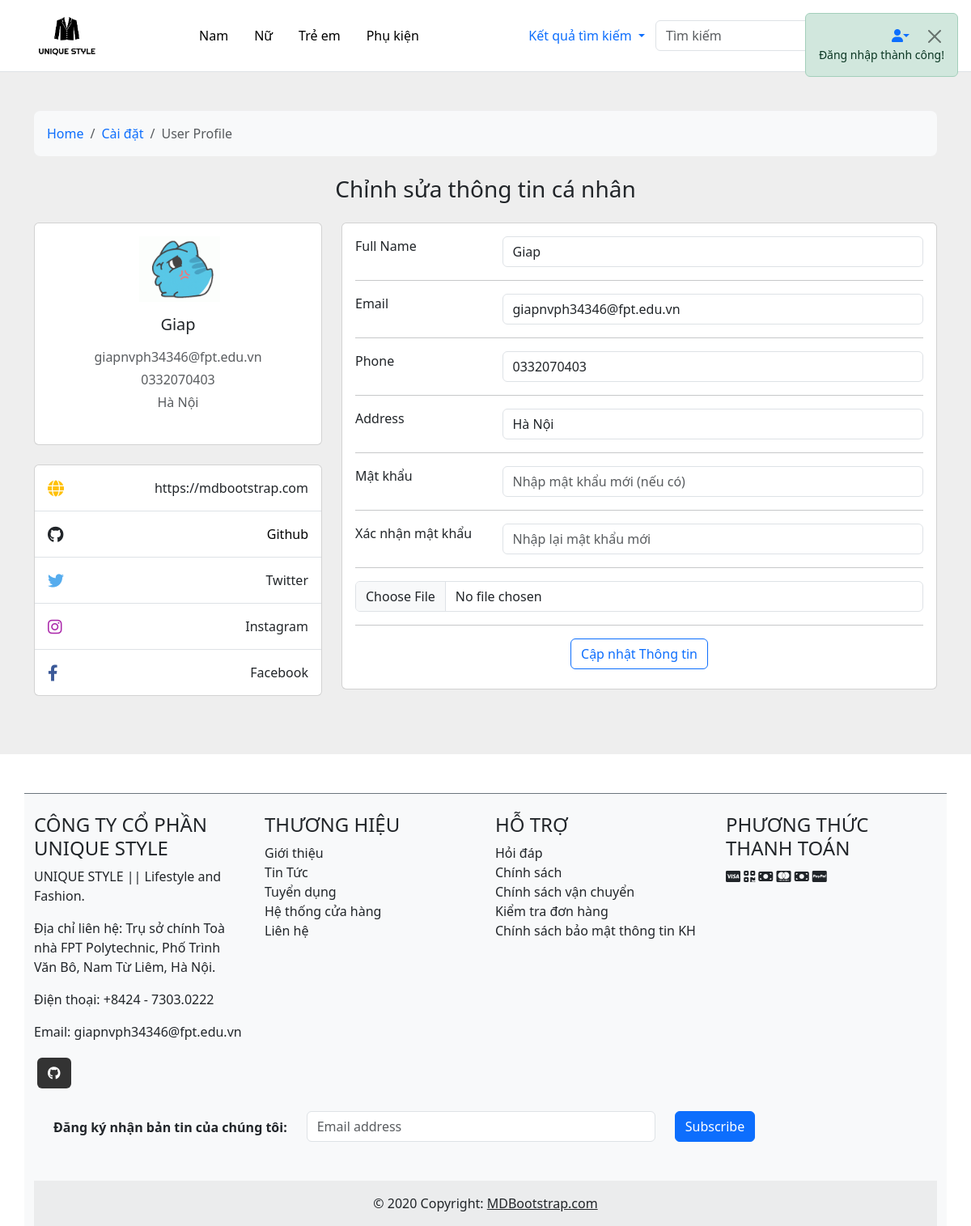
The app's page /client-page/index.php?act=profile (signed in) with its own data.
### tables this page shows
CREATE TABLE `categories` (
  `CategoryID` int NOT NULL,
  `categoryName` varchar(100) NOT NULL
);

CREATE TABLE `users` (
  `id` int NOT NULL,
  `name` varchar(255) NOT NULL,
  `email` varchar(255) NOT NULL,
  `password` varchar(255) NOT NULL,
  `phoneNumber` varchar(11) NOT NULL,
  `address` text NOT NULL,
  `roleID` int NOT NULL,
  `image` text NOT NULL
);

### client-page/index.php (called while the page is built, shortened)
<?php
require_once '../common/function.php';
$router = new Router();
require_once '../controllers/user/UserController.php';
require_once '../models/users/user.php';
require_once '../models/category.php';
$act = $_GET['act'] ?? '/';
$router->add('/', 'PageController', 'index');
require_once '../routes/user/user.php';
$router->dispatch($act);

### common/function.php (called while the page is built)
<?php
function connectDB()
{
    $host   = DB_HOST;
    $dbname = DB_NAME;
    try {
        $conn = new PDO(
            "mysql:host=$host; dbname=$dbname",
            DB_USERNAME,
            DB_PASSWORD
        );
        $conn->setAttribute(PDO::ATTR_ERRMODE, PDO::ERRMODE_EXCEPTION);
        $conn->setAttribute(PDO::ATTR_DEFAULT_FETCH_MODE, PDO::FETCH_ASSOC);
        return $conn;
    } catch (\PDOException $e) {
        echo 'lỗi kết nối cơ sở dữ liệu' . $e->getMessage();
    }
}
?>

### models/category.php (called while the page is built, shortened)
<?php
class CategoryManager
{
    private $conn;
    public function __construct()
    {
        $this->conn = connectDB();
    }
    public function showCategories()
    {
        $sql = "SELECT CategoryID, categoryName FROM categories";
        $stmt = $this->conn->query($sql);
        return $stmt->fetchAll(PDO::FETCH_ASSOC);
    }
}

### models/users/user.php (called while the page is built, shortened)
<?php
class User
{
    public $conn;
    public function __construct()
    {
        $this->conn = connectDB();
    }
    public function getDetail($id)
    {
        try {
            $sql_detail = "SELECT u.*, r.RoleName
            FROM users u
            LEFT JOIN roles r ON u.RoleID = r.RoleID
            WHERE u.id = :id";
            $stmt = $this->conn->prepare($sql_detail);
            $stmt->bindParam(':id', $id, PDO::PARAM_INT);
            $stmt->execute();
            return $stmt->fetch();
        } catch (PDOException $e) {
            echo 'Lỗi: ' . $e->getMessage();
            return false;
        }
    }
    public function __destruct()
    {
        $this->conn = null;
    }
}

### client-page/views/proFile/proFile.php (the view, shortened to what this page needs)
<section style="background-color: #eee;">
    <div class="container py-5">
        <div class="row">
            <div class="col">
                <nav aria-label="breadcrumb" class="bg-body-tertiary rounded-3 p-3 mb-4">
                    <ol class="breadcrumb mb-0">
                        <li class="breadcrumb-item"><a href="../client-page" style="text-decoration: none;">Home</a></li>
                        <li class="breadcrumb-item"><a href="#" style="text-decoration: none;">Cài đặt</a></li>
                        <li class="breadcrumb-item active" aria-current="page">User Profile</li>
                    </ol>
                </nav>
            </div>
        </div>
        <h3 class="text-center mb-4">Chỉnh sửa thông tin cá nhân</h3>
        <form action="?act=update-Profile" method="POST" enctype="multipart/form-data">
            <div class="row">
                <div class="col-lg-4">
                    <div class="card mb-4">
                        <div class="card-body text-center">
                            <div class="mb-3">
                                <img src="<?= $userDetail['image']; ?>" alt="Hình ảnh" width="100px" class="img-fluid">
                            </div>
                            <h5 class="my-3"><?= $userDetail['name'] ?></h5>
                            <p class="text-muted mb-1"><?= $userDetail['email'] ?></p>
                            <p class="text-muted mb-1"><?= $userDetail['phoneNumber'] ?></p>
                            <p class="text-muted mb-4"><?= $userDetail['address'] ?></p>
                        </div>
                    </div>
                    <div class="card mb-4">
                        <ul class="list-group list-group-flush rounded-3">
                            <li class="list-group-item d-flex justify-content-between align-items-center p-3">
                                <i class="fas fa-globe fa-lg text-warning"></i>
                                <p class="mb-0">https://mdbootstrap.com</p>
                            </li>
                            <li class="list-group-item d-flex justify-content-between align-items-center p-3">
                                <i class="fab fa-github fa-lg text-body"></i>
                                <a href="https://github.com/ShiroNeee/du_an_1"
                                style="text-decoration: none; color: black;" >Github</a>
                            </li>
                            <li class="list-group-item d-flex justify-content-between align-items-center p-3">
                                <i class="fab fa-twitter fa-lg" style="color: #55acee;"></i>
                                <p class="mb-0">Twitter</p>
                            </li>
                            <li class="list-group-item d-flex justify-content-between align-items-center p-3">
                                <i class="fab fa-instagram fa-lg" style="color: #ac2bac;"></i>
                                <p class="mb-0">Instagram</p>
                            </li>
                            <li class="list-group-item d-flex justify-content-between align-items-center p-3">
                                <i class="fab fa-facebook-f fa-lg" style="color: #3b5998;"></i>
                                <p class="mb-0">Facebook</p>
                            </li>
                        </ul>
                    </div>
                </div>
                <div class="col-lg-8">
                    <div class="card mb-4">
                        <div class="card-body">
                            <div class="row">
                                <div class="col-sm-3">
                                    <p class="mb-0">Full Name</p>
                                </div>
                                <div class="col-sm-9">
                                    <input type="text" name="name" class="form-control" value="<?= $userDetail['name'] ?>" placeholder="Nhập họ tên">
                                </div>
                            </div>
                            <hr>
                            <div class="row">
                                <div class="col-sm-3">
                                    <p class="mb-0">Email</p>
                                </div>
                                <div class="col-sm-9">
                                    <input type="text" name="email" class="form-control" value="<?= $userDetail['email'] ?>" placeholder="Nhập email">
                                </div>
                            </div>
                            <hr>
                            <div class="row">
                                <div class="col-sm-3">
                                    <p class="mb-0">Phone</p>
                                </div>
                                <div class="col-sm-9">
                                    <input type="text" name="phoneNumber" class="form-control" value="<?= $userDetail['phoneNumber'] ?>" placeholder="Nhập số điện thoại">
                                </div>
                            </div>
                            <hr>
                            <div class="row">
                                <div class="col-sm-3">
                                    <p class="mb-0">Address</p>
                                </div>
                                <div class="col-sm-9">
                                    <input type="text" name="address" class="form-control" value="<?= $userDetail['address'] ?>" placeholder="Nhập địa chỉ">
                                </div>
                            </div>
                            <hr>
                            <div class="row">
                                <div class="col-sm-3">
                                    <p class="mb-0">Mật khẩu</p>
                                </div>
                                <div class="col-sm-9">
                                    <input type="password" name="password" class="form-control" placeholder="Nhập mật khẩu mới (nếu có)">
                                </div>
                            </div>
                            <hr>
                            <div class="row">
                                <div class="col-sm-3">
                                    <p class="mb-0">Xác nhận mật khẩu</p>
                                </div>
                                <div class="col-sm-9">
                                    <input type="password" name="confirm_password" class="form-control" placeholder="Nhập lại mật khẩu mới">
                                </div>
                            </div>
                            <hr>
                            <input type="file" name="image" class="form-control">
                            <hr>
                            <div class="d-flex justify-content-center mb-2">
                                <button type="submit" class="btn btn-outline-primary">Cập nhật Thông tin</button>
                            </div>
                        </div>
                    </div>
                </div>
            </div>
        </form>
    </div>
</section>

### client-page/views/header.php (shortened to what this page needs)
<!DOCTYPE html>
<html lang="en">
<head>
  <link rel="stylesheet" href="../client-page/public/styles.css">
  <link rel="stylesheet" href="https://cdnjs.cloudflare.com/ajax/libs/font-awesome/6.0.0-beta3/css/all.min.css" />
  <link href="https://cdn.jsdelivr.net/npm/bootstrap@5.3.0/dist/css/bootstrap.min.css" rel="stylesheet">
</head>
<body>
  <?php if (!empty($_SESSION['success']) || !empty($_SESSION['error'])): ?>
    <div
      class="alert <?= !empty($_SESSION['success']) ? 'alert-success' : 'alert-danger'; ?> d-flex flex-column align-items-start p-3 position-fixed top-0 end-0 m-3"
      role="alert">
      <button type="button" class="btn-close ms-auto" data-bs-dismiss="alert" aria-label="Close"></button>
      <small>
        <?php if (!empty($_SESSION['success'])): ?>
          <?= $_SESSION['success']; ?>
        <?php endif; ?>
      </small>
    </div>
  <?php endif; ?>
  <header class="top-header bg-white py-3 border-bottom">
    <div class="container d-flex justify-content-between align-items-center">
      <div class="logo">
        <a href="../client-page">
          <img src="../client-page/images/logo.png" alt="Logo" class="img-fluid" style="height: 50px;">
        </a>
      </div>
      <nav class="navbar">
        <ul class="nav">
          <?php if (!empty($latestCategorysHome) && count($latestCategorysHome) > 0): ?>
            <?php foreach ($latestCategorysHome as $category): ?>
              <li class="nav-item">
                <a href="?act=danhmucnam&id=<?= urlencode($category['CategoryID']); ?>" class="nav-link">
                  <?= htmlspecialchars($category['categoryName'], ENT_QUOTES, 'UTF-8'); ?>
                </a>
              </li>
            <?php endforeach; ?>
          <?php else: ?>
            <p>Hiện tại chưa có danh mục nào.</p>
          <?php endif; ?>
        </ul>
      </nav>
      <div class="header-icons d-flex align-items-center gap-3">
        <div class="search-container">
          <form class="d-flex" role="search" method="POST">
            <button class="btn btn-link dropdown-toggle" type="button" id="search-dropdown" data-bs-toggle="dropdown" style="text-decoration: none;">
              Kết quả tìm kiếm
            </button>
            <input type="text" class="form-control" placeholder="Tìm kiếm" name="search_query" id="search-input" required />
            <button class="btn btn-link" name="search" type="submit">
            </button>
          </form>
        </div>
        <?php if (isset($_SESSION['user'])): ?>
          <div class="dropdown">
            <a href="javascript:void(0);" class="fa fa-user dropdown-toggle" id="user-icon" data-bs-toggle="dropdown"
              aria-expanded="false"></a>
          </div>
        <?php else: ?>
          <a href="?act=login" class="fa fa-user"></a>
        <?php endif; ?>
      </div>
    </div>
  </header>

### client-page/public/styles.css (style rules this page uses)
a { color: black; text-decoration: none; }
.navbar .nav-link { color: black; }
#search-input { width: 200px; transition: width 0.3s ease; }

### records on screen
categories: categoryName "Nam"
categories: categoryName "Nữ"
categories: categoryName "Trẻ em"
categories: categoryName "Phụ kiện"
users: image (picture), name "Giap", email "giapnvph34346@fpt.edu.vn", phoneNumber "0332070403", address "Hà Nội"

### other values on screen
$_SESSION['success'] "Đăng nhập thành công!"
